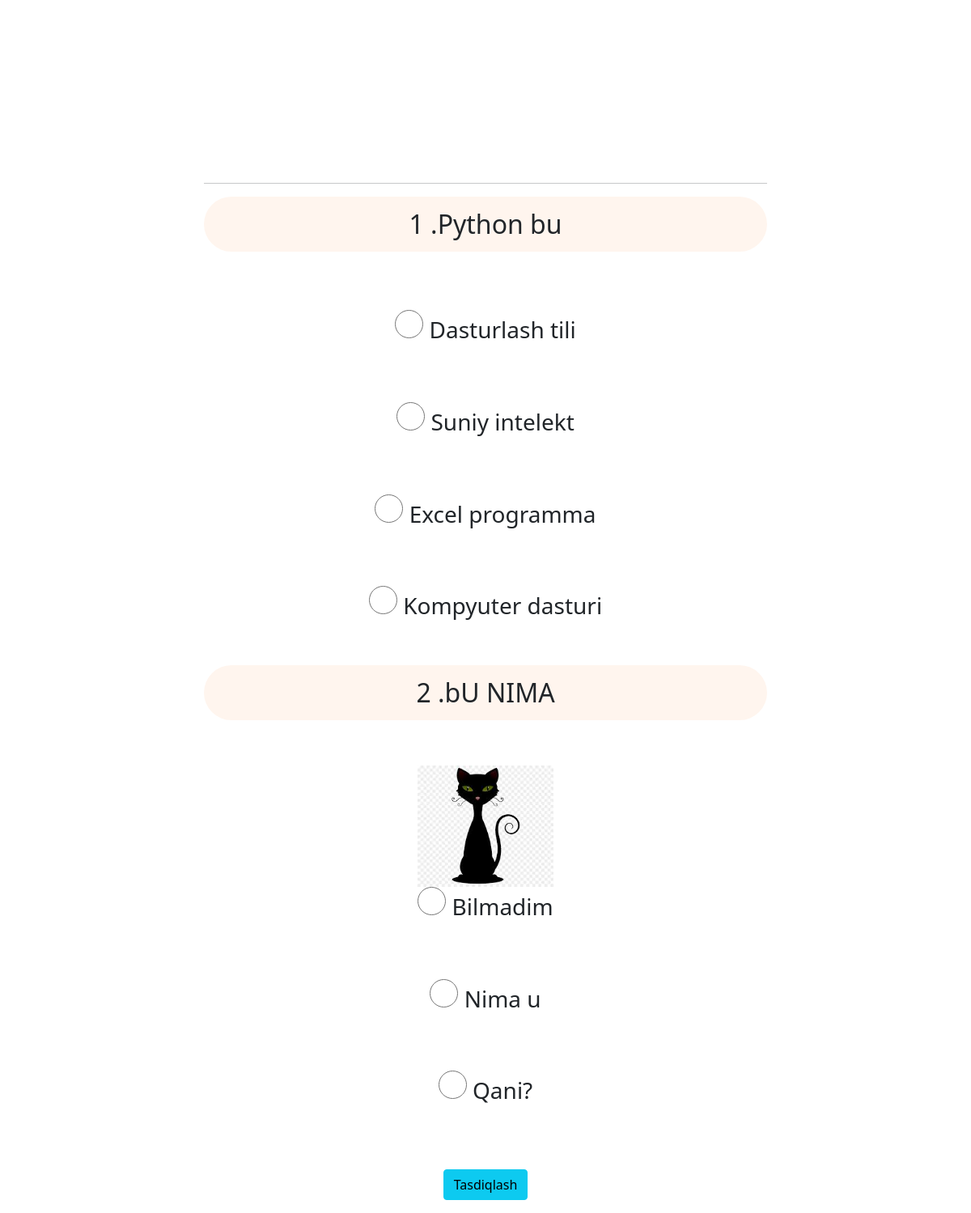
Page /quiz/web-dasturlash on the committed database.
### main/models.py (models this page shows, shortened)
class Quiz(models.Model):
    title = models.CharField("Savol", max_length=2150)
    ways = models.ForeignKey("main.Ways", related_name="way_quizz", on_delete=models.CASCADE)

class Answer(models.Model):
    title = models.CharField("Javob", max_length=550, blank=True)
    image = models.ImageField("rasmi", upload_to="answers_img/", blank=True)
    quiz = models.ForeignKey(Quiz,on_delete=models.CASCADE, related_name="answers")
    true_answer = models.BooleanField("togrimi")

### main/views.py (the view)
# urls.py: path("quiz/<slug>", quiz, name="main"),
def quiz(request, slug):
    ways = Ways.objects.get(slug=slug)
    quizz = Quiz.objects.filter(ways=ways)
    context = {
    'quiz':quizz,
    }
    for i in quizz:
        if i == True:
            i+=User.true_a
    return render(request, 'tests.html', context)

### template/tests.html (shortened to what this page needs)
{% extends 'home.html' %}
{% block style %}
    <div class="container mt-5 text-center">
        <h1 class="text-white m-2">Savollar({{quiz.count}})</h1>
        <hr>
        <form action="{% url 'main:check' %}" method="post">
        {% for quiz in quiz %}
           <h2 class="text"> {{forloop.counter}} .{{quiz.title}}</h2><br><br>
            {% for ans in quiz.answers.all %}
                {% if ans.image %}
                    <img src="{{ans.image.url}}" style="height: 150px;" alt="">
                    {% else %}
                    <p></p>
                {% endif %}
            <h3> <input type="radio" value="{{ans.id}}" name="{{ quiz.id }}">  {{ans.title}}</h3>
           <br><br>
            {% endfor %}
        {% endfor %}
        <br>
        <button type="submit" class="btn btn-info mb-3"> Tasdiqlash</button>
    </form>
    </div>
{% endblock style %}

### template/home.html (shortened to what this page needs)
<!DOCTYPE html>
<html lang="en">
<head>
    <link rel="stylesheet" href="https://cdnjs.cloudflare.com/ajax/libs/font-awesome/6.0.0-beta2/css/all.min.css" />
    <link href="https://cdn.jsdelivr.net/npm/bootstrap@5.1.3/dist/css/bootstrap.min.css" rel="stylesheet">
</head>
<body>
    <nav class="m-5">
        <a href="/"><img src="/media/answers_img/logo.png" width="200" height="66" alt=""></a>
    </nav>
    {% block style %}{% endblock style %}
</body>
</html>

### template/home.html (style rules this page uses)
body { background-image: url('/media/answers_img/background.png'); background-size:cover; background-repeat: no-repeat; }

### template/tests.html (style rules this page uses)
.container { background: rgb(255, 255, 255,0.5); border-radius: 10px 10px 0 0 ; width: 60%; z-index: 10; }
.text { padding: 15px; background: seashell; border-radius: 50px; }
input[type="radio"] { width: 35px; height: 35px; }

### rows in the picture
Quiz: title "Python bu"
Answer: title "Dasturlash tili"
Answer: title "Suniy intelekt"
Answer: title "Excel programma"
Answer: title "Kompyuter dasturi"
Quiz: title "bU NIMA"
Answer: image (picture), title "Bilmadim"
Answer: title "Nima u"
Answer: title "Qani?"
